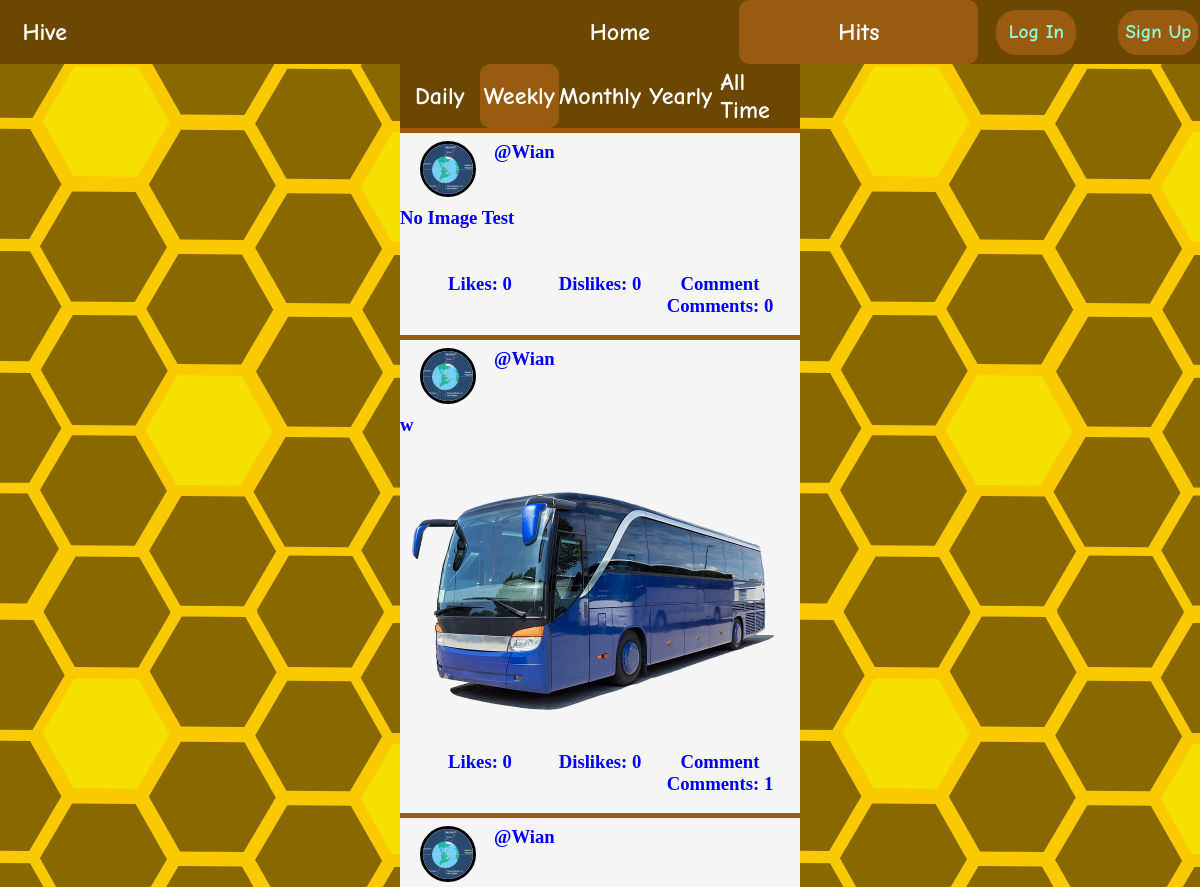
Page /leaderboard/weekly/ (upper part) on the earlier database version.
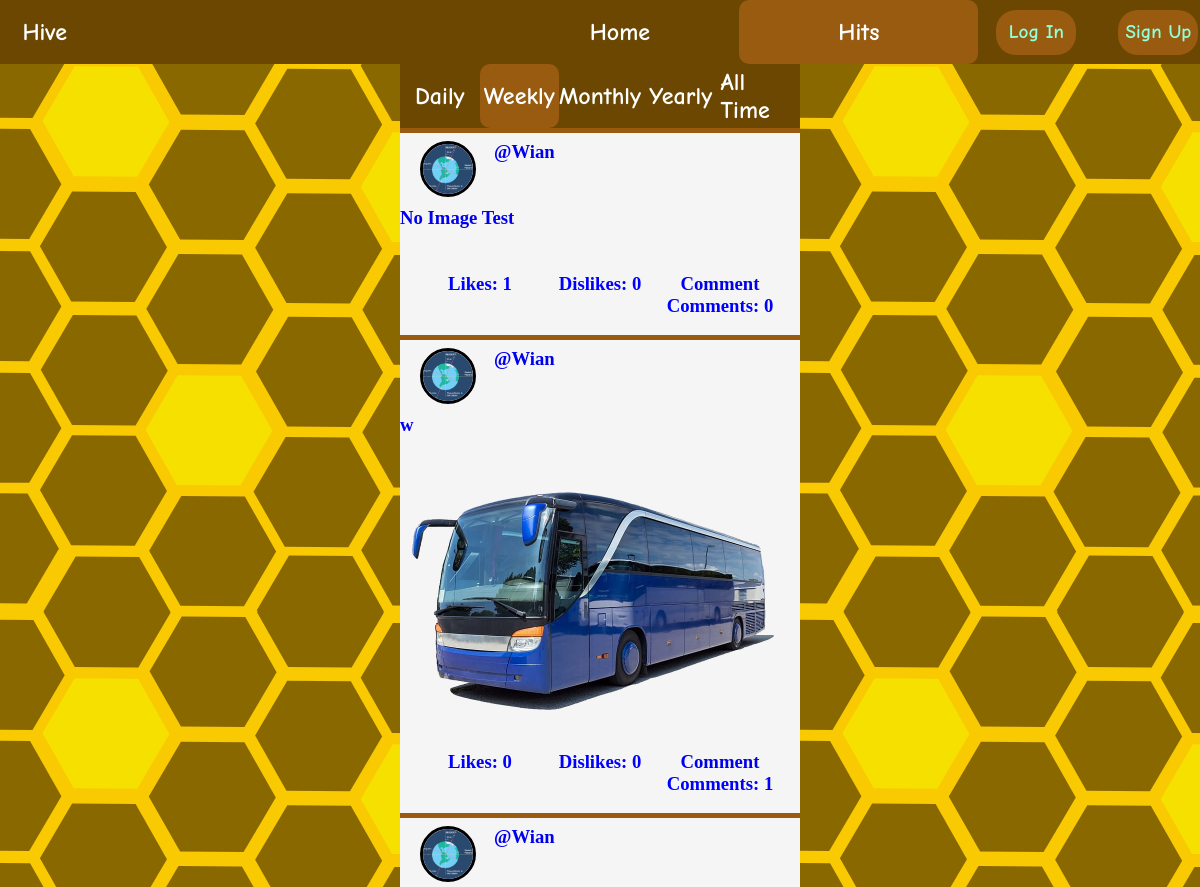
Same page on the later database version.
### posts/models.py (models this page shows, shortened)
class Post(models.Model):
    user = models.ForeignKey(User, on_delete=models.CASCADE)
    post_body = models.CharField(max_length=256, default="")
    post_file = models.FileField(upload_to="posts/", blank=True)
    likes_amount = models.IntegerField(default=0)
    dislikes_amount = models.IntegerField(default=0)
    comments_amount = models.IntegerField(default=0)
    datetime_posted = models.DateTimeField(default=datetime(2022, 4, 14, 20, 8, 7, 127325, tzinfo=pytz.UTC))

### accounts/models.py (models this page shows, shortened)
class User(auth.models.AbstractUser):
    profile_pic = models.ImageField(upload_to="profiles/", default="profiles/default_profile.jpeg")
    slug = models.SlugField(max_length=256)
    followers_amount = models.PositiveIntegerField(default=0)
    following_amount = models.PositiveIntegerField(default=0)
    chats = models.TextField(blank=True)
    chats_amount = models.PositiveIntegerField(default=0)
    def __str__(self):
        return "@{}".format(self.username)

### leaderboard/views.py (the view)
# urls.py: path("weekly/", views.WeeklyLeaderboard.as_view(), name="weekly"),
class WeeklyLeaderboard(BaseLeaderboard):
    template_name = "WeeklyLeaderboard.html"
    def __init__(self):
        self.posts = Post.objects.filter(datetime_posted__gt=datetime.now() - timedelta(days=7))

### leaderboard/views.py (called while the page is built, shortened)
    def get_context_data(self, **kwargs):
        context = super().get_context_data(**kwargs)
        posts = self.posts
        working_posts = {}
        working_posts_keys = []
        leaderboard = []
        for post in posts:
            working_posts[post.likes_amount] = []
            working_posts_keys.append(post.likes_amount)
        for post in posts:
            working_posts[post.likes_amount].append(post)
        working_posts_keys.sort(reverse=True)
        if len(posts) < 100:
            for key in working_posts_keys:
                leaderboard.append(working_posts[key].pop())
        else:
            for i in range(100):
                leaderboard.append(working_posts[working_posts_keys[i]].pop())
        context["leaderboard"] = leaderboard
        if not self.request.user.is_authenticated:
            return context

### leaderboard/templates/WeeklyLeaderboard.html (shortened to what this page needs)
{% extends 'LeaderboardBase.html' %}
{% block head_content %}
{% load static %}
{% load filter_tags %}
<link rel="stylesheet" href="{% static 'css/WeeklyLeaderboard.css' %}">
{% endblock %}

### leaderboard/templates/LeaderboardBase.html (shortened to what this page needs)
{% extends 'base.html' %}
{% block head_block %}
{% load static %}
{% load filter_tags %}
<link rel="stylesheet" href="{% static 'css/post_list_base.css' %}">
<link rel="stylesheet" href="{% static 'css/LeaderboardBase.css' %}">
    {% block head_content %}
    {% endblock %}
{% endblock %}
{% block body_block %}
<nav class="leaderboard-navbar">
    <div class="leaderboard-nav-div" id="daily"><span class="links">Daily</span></div>
    <div class="leaderboard-nav-div" id="weekly"><span class="links">Weekly</span></div>
    <div class="leaderboard-nav-div" id="monthly"><span class="links">Monthly</span></div>
    <div class="leaderboard-nav-div" id="yearly"><span class="links">Yearly</span></div>
    <div class="leaderboard-nav-div" id="all-time"><span class="links">All Time</span></div>
</nav>
<ol>
    {% for post in leaderboard %}
        <div class="post">
            <div class="post-header">
                <a class="post-profile-pic-container" href="{% url 'accounts:profile' post.user.slug %}">
                    <img class="post-profile-pic" src="{{ post.user.profile_pic.url }}" alt="Profile Pic">
                </a>
                <a href="{% url 'accounts:profile' post.user.slug %}"><h3>{{ post.user }}</h3></a>
            </div>
            <div class="post-content">
                <a href="{% url 'posts:view_post' post.pk %}"><h3>{{ post.post_body }}</h3></a><br>
                {% if post.post_file %}
                <a href="{% url 'posts:view_post' post.pk %}"><embed src="{{ post.post_file.url }}" width="100%" height="auto"></a>
                {% endif %}
            </div>
            <br>
            <div class="post-footer">
                <div class="likes">
                    <h3 class="likes_amount_post{{ post.pk }}">Likes: {{ post.likes_amount }}</h3>
                </div>
                <div class="dislikes">
                    <h3 class="dislikes_amount_post{{ post.pk }}">Dislikes: {{ post.dislikes_amount }}</h3>
                </div>
                <div class="comments">
                    <a href="{% url 'posts:view_post' post.pk %}"><h3>Comment</h3></a>
                    <h3>Comments: {{ post.comments_amount }}</h3>
                </div>
            </div>
            <br>
        </div>
    {% endfor %}
</ol>
{% endblock %}

Differences in the rows shown:
changed Post "No Image Test": likes_amount "0" → "1"
